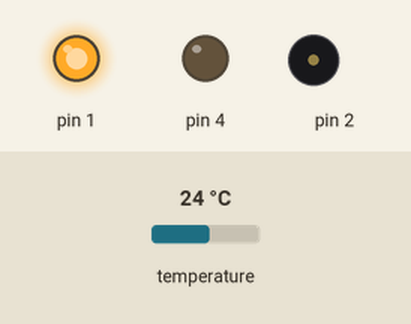
The sketch below on a simulated Arduino Uno, built with avr-gcc and run on an emulated ATmega328P. Shown: output pins drawn as LEDs (lit = HIGH), buzzer (waves = sounding). The inputs (shaded band) are chosen by the test bench; at power-on: temperature 24 °C.

Above: at 2.2 s.
At 9.5 s:
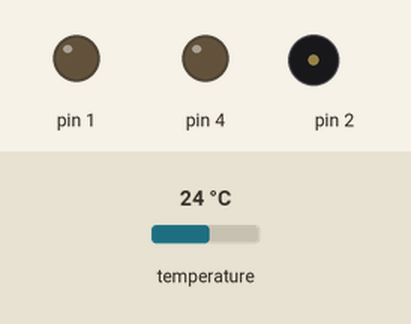
9.6 s: temperature set to 19 °C
At 19.6 s:
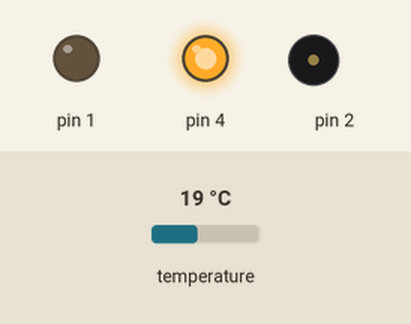
Timing chart, 0 to 22.2 s (numbered marks = the images above; inputs shaded):
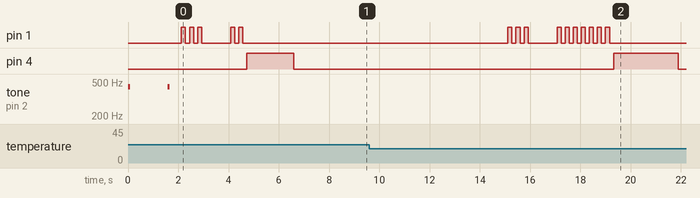

The sketch:

heating01.ino
```cpp
#include <OneWire.h>
#include <DallasTemperature.h>

// Sensor input pin
#define DATA_PIN 3
// How many bits to use for temperature values: 9, 10, 11 or 12
#define SENSOR_RESOLUTION 11
// Index of sensors connected to data pin, default: 0
#define SENSOR_INDEX 0

OneWire oneWire(DATA_PIN);
DallasTemperature sensors(&oneWire);
DeviceAddress sensorDeviceAddress;

float targetTemp = 26.0;
float integralFactor;
long cycleTime = 10000;
long heatingTime;

void pulse(int dur){
  digitalWrite(1, HIGH);
  delay(dur*80);
  digitalWrite(1, LOW);
  delay(dur*80);
}

void beep(int dur){
    tone(2,440);
    delay(dur*80);
    noTone(2);
    delay(dur*80);
}

void debugOut(float data){
  float out = data;
  while(out >= 10){
    pulse(4);
    out = out - 10.0;
  }
  while(out >= 1){
    pulse(2);
    out = out - 1.0;
  }
}

void beepOut(float data){
  float out = data;
  while(out >= 10){
    beep(3);
    out = out - 10.0;
  }
  while(out >= 1){
    beep(2);
    out = out - 1.0;
  }
  while(out >= 0.1){
    beep(1);
    out = out - 0.1;
  }
}

void heat(unsigned long durh, unsigned long durc){
  digitalWrite(4, HIGH);
  delay(durh);
  digitalWrite(4, LOW);
  delay(durc);
}

void checkSensors(){
  delay(1000);
  sensors.requestTemperatures();
  float currentTemp = sensors.getTempCByIndex(SENSOR_INDEX);
  if(currentTemp < 10){
    beepOut(0.2);
    delay(1000);
    beepOut(currentTemp);
    delay(2000);
    checkSensors();
  }
  else if(currentTemp > 40){
    beepOut(0.3);
    delay(1000);
    beepOut(currentTemp);
    delay(2000);
    checkSensors();
  }
  else {
    beepOut(0.1);
  }
}

void setup(){
  beepOut(0.1);
  heatingTime = cycleTime/6.0;
  integralFactor = cycleTime / 100.0;
  pinMode(1, OUTPUT);
  pinMode(2, OUTPUT);
  pinMode(4, OUTPUT);
  sensors.begin();
  sensors.getAddress(sensorDeviceAddress, 0);
  sensors.setResolution(sensorDeviceAddress, SENSOR_RESOLUTION);
  checkSensors();
}


void loop(){
  sensors.requestTemperatures();

  float currentTemp = sensors.getTempCByIndex(SENSOR_INDEX);
  float error = targetTemp - currentTemp;
  float addit =  integralFactor * error;

  heatingTime = heatingTime + addit;

  if(error < -0.5){
    debugOut(1);
  }
  else if(error > -0.5 && error < 0.5){
    debugOut(2);
  }
  else if(error > 0.5){
    debugOut(3);
  }
  delay(1000);
  debugOut(error< 0 ? -1*error : error);

  if (heatingTime < 0.0){
    heatingTime = 0.0;
  }
  else if(heatingTime > cycleTime){
    heatingTime = cycleTime;
  }

  if(heatingTime > 0){
    heat(heatingTime, cycleTime - heatingTime);
  }
  else {
    delay(cycleTime);
  }
}
```
